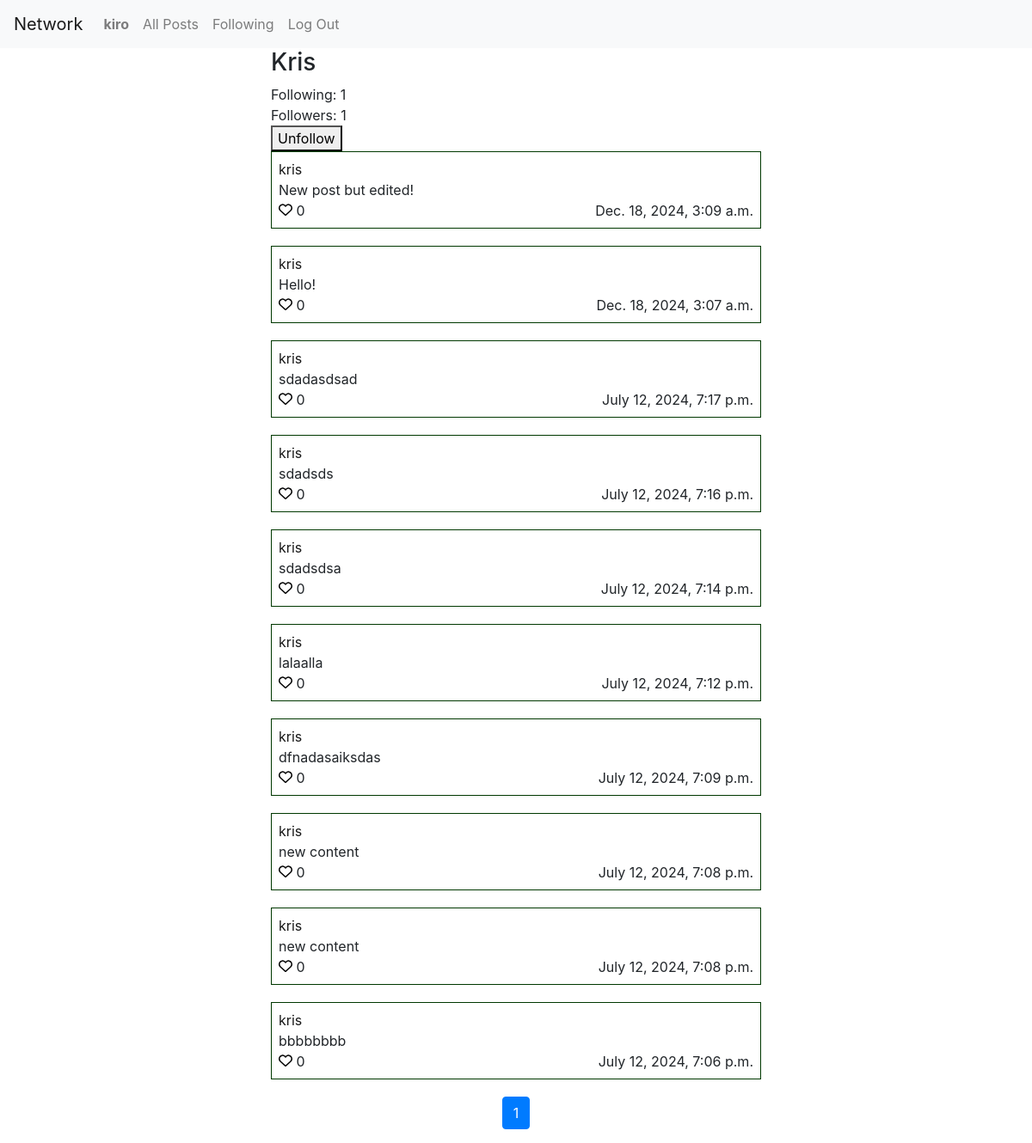
/profile/1 (signed in), run on the app's committed database.
### network/models.py (models this page shows)
class User(AbstractUser):
    pass

class Post(models.Model):
    user = models.ForeignKey(User, on_delete=models.CASCADE, related_name="posts")
    body = models.TextField(max_length=1024)
    created_at = models.DateTimeField(auto_now_add=True)
    likes = models.IntegerField(default=0)

### network/views.py (the view)
# urls.py: path("profile/<str:user_id>", views.profile, name="profile"),
@login_required
def profile(request, user_id):
    user = User.objects.get(id=user_id)
    posts = Post.objects.filter(user=user).order_by("-created_at")
    paginator = Paginator(posts, 10)
    page_number = request.GET.get('page')
    page_obj = paginator.get_page(page_number)
    user_following = Following.objects.filter(user=user).count()
    user_followed = Following.objects.filter(followed=user).count()
    followed = Following.objects.filter(user=request.user, followed=user).exists()
    is_own_profile = int(user_id) == int(request.user.id)
    return render(request, "network/profile.html", {
        "user": user,
        "page_obj": page_obj,
        "following": user_following,
        "followers": user_followed,
        "followed": followed,
        "is_own_profile": is_own_profile
    })

### network/templates/network/profile.html (shortened to what this page needs)
{% extends "network/layout.html" %}
{% load static %}
{% block body %}
<div class="container">
  <h3>{{ user.username|capfirst }}</h3>
  <div>Following: {{ following }}</div>
  <div>Followers: {{ followers }}</div>
  {% if not is_own_profile %}
    <form method="post" action="{% url 'toggle_follow' %}">
        {% if followed %}
            <button type="submit">Unfollow</button>
        {% else %}
            <button type="submit">Follow</button>
        {% endif %}
    </form>
  {% endif %}
  {% for post in page_obj %}
    <div class="post" data-post-id="{{ post.id }}"  data-post-likes="{{ post.likes }}">
      <a href="{% url 'profile' post.user.id %}">
        <p>{{ post.user }}</p>
      </a>
      <p class="post-body post-body-{{ post.id }}">{{ post.body }}</p>
      <div class="d-flex justify-content-between">
        <div>
          {% if post.id in liked_posts %}
            <button class="unlike-post unlike-post-{{ post.id }}" data-post-id="{{ post.id }}">
              <svg class="mb-1" xmlns="http://www.w3.org/2000/svg" width="16" height="16" viewBox="0 0 512 512" fill="red">
                <path
                  d="M47.6 300.4L228.3 469.1c7.5 7 17.4 10.9 27.7 10.9s20.2-3.9 27.7-10.9L464.4 300.4c30.4-28.3 47.6-68 47.6-109.5v-5.8c0-69.9-50.5-129.5-119.4-141C347 36.5 300.6 51.4 268 84L256 96 244 84c-32.6-32.6-79-47.5-124.6-39.9C50.5 55.6 0 115.2 0 185.1v5.8c0 41.5 17.2 81.2 47.6 109.5z"
                />
              </svg>
            </button>
            <button class="like-post like-post-{{ post.id }} d-none" data-post-id="{{ post.id }}">
              <svg class="mb-1" xmlns="http://www.w3.org/2000/svg" width="16" height="16" viewBox="0 0 512 512">
                <path
                  d="M225.8 468.2l-2.5-2.3L48.1 303.2C17.4 274.7 0 234.7 0 192.8l0-3.3c0-70.4 50-130.8 119.2-144C158.6 37.9 198.9 47 231 69.6c9 6.4 17.4 13.8 25 22.3c4.2-4.8 8.7-9.2 13.5-13.3c3.7-3.2 7.5-6.2 11.5-9c0 0 0 0 0 0C313.1 47 353.4 37.9 392.8 45.4C462 58.6 512 119.1 512 189.5l0 3.3c0 41.9-17.4 81.9-48.1 110.4L288.7 465.9l-2.5 2.3c-8.2 7.6-19 11.9-30.2 11.9s-22-4.2-30.2-11.9zM239.1 145c-.4-.3-.7-.7-1-1.1l-17.8-20-.1-.1s0 0 0 0c-23.1-25.9-58-37.7-92-31.2C81.6 101.5 48 142.1 48 189.5l0 3.3c0 28.5 11.9 55.8 32.8 75.2L256 430.7 431.2 268c20.9-19.4 32.8-46.7 32.8-75.2l0-3.3c0-47.3-33.6-88-80.1-96.9c-34-6.5-69 5.4-92 31.2c0 0 0 0-.1 .1s0 0-.1 .1l-17.8 20c-.3 .4-.7 .7-1 1.1c-4.5 4.5-10.6 7-16.9 7s-12.4-2.5-16.9-7z"
                />
              </svg>
            </button>
          {% else %}
            <button class="like-post like-post-{{ post.id }}" data-post-id="{{ post.id }}">
            </button>
          {% endif %}
          <span class="post-likes">{{ post.likes }}</span>
        </div>
        <span>{{ post.created_at }}</span>
      </div>
    </div>
  {% endfor %}
</div>
<nav aria-label="Page navigation">
  <ul class="pagination justify-content-center">
    {% for num in page_obj.paginator.page_range %}
    {% if page_obj.number == num %}
    <li class="page-item active"><span class="page-link">{{ num }}</span></li>
    {% elif num > page_obj.number|add:'-3' and num < page_obj.number|add:'3' %}
    <li class="page-item"><a class="page-link" href="?page={{ num }}">{{ num }}</a></li>
    {% endif %}
    {% endfor %}
  </ul>
</nav>
 {% endblock %}

### network/templates/network/layout.html (shortened to what this page needs)
{% load static %}
<!DOCTYPE html>
<html lang="en">
  <head>
    <link
      rel="stylesheet"
      href="https://stackpath.bootstrapcdn.com/bootstrap/4.4.1/css/bootstrap.min.css"
    />
    <link href="{% static 'network/styles.css' %}" rel="stylesheet" />
  </head>
  <body>
    <nav class="navbar navbar-expand-lg navbar-light bg-light">
      <a class="navbar-brand" href="{% url 'index' %}">Network</a>
      <div>
        <ul class="navbar-nav mr-auto">
          {% if request.user.is_authenticated %}
          <li class="nav-item">
            <a class="nav-link" href="{% url 'profile' user.id %}"
              ><strong>{{ request.user.username }}</strong></a
            >
          </li>
          {% endif %}
          <li class="nav-item">
            <a class="nav-link" href="{% url 'index' %}">All Posts</a>
          </li>
          {% if request.user.is_authenticated %}
          <li class="nav-item">
            <a class="nav-link" href="{% url 'following' %}">Following</a>
          </li>
          <li class="nav-item">
            <a class="nav-link" href="{% url 'logout' %}">Log Out</a>
          </li>
          {% endif %}
        </ul>
      </div>
    </nav>
    <div class="body">{% block body %} {% endblock %}</div>
  </body>
</html>

### network/static/network/styles.css (style rules this page uses)
p { margin: 0; }
.container { width: 50%; }
a { color: rgb(24, 24, 24); }
.post { margin-bottom: 20px; padding: 0.5em; border: 1.5px solid rgb(0, 56, 0); }
.like-post, .unlike-post { background: none; color: inherit; border: none; padding: 0; font: inherit; cursor: pointer; outline: inherit; }

### data on the page
User: user.username "kiro"
User: username "Kris"
Post: user "kris", body "New post but edited!", likes "0", created_at "Dec. 18, 2024, 3:09 a.m."
Post: user "kris", body "Hello!", likes "0", created_at "Dec. 18, 2024, 3:07 a.m."
Post: user "kris", body "sdadasdsad", likes "0", created_at "July 12, 2024, 7:17 p.m."
Post: user "kris", body "sdadsds", likes "0", created_at "July 12, 2024, 7:16 p.m."
Post: user "kris", body "sdadsdsa", likes "0", created_at "July 12, 2024, 7:14 p.m."
Post: user "kris", body "lalaalla", likes "0", created_at "July 12, 2024, 7:12 p.m."
Post: user "kris", body "dfnadasaiksdas", likes "0", created_at "July 12, 2024, 7:09 p.m."
Post: user "kris", body "new content", likes "0", created_at "July 12, 2024, 7:08 p.m."
Post: user "kris", body "new content", likes "0", created_at "July 12, 2024, 7:08 p.m."
Post: user "kris", body "bbbbbbbb", likes "0", created_at "July 12, 2024, 7:06 p.m."

### other printed values
{{ following }} "1"
{{ followers }} "1"
{{ num }} "1"
